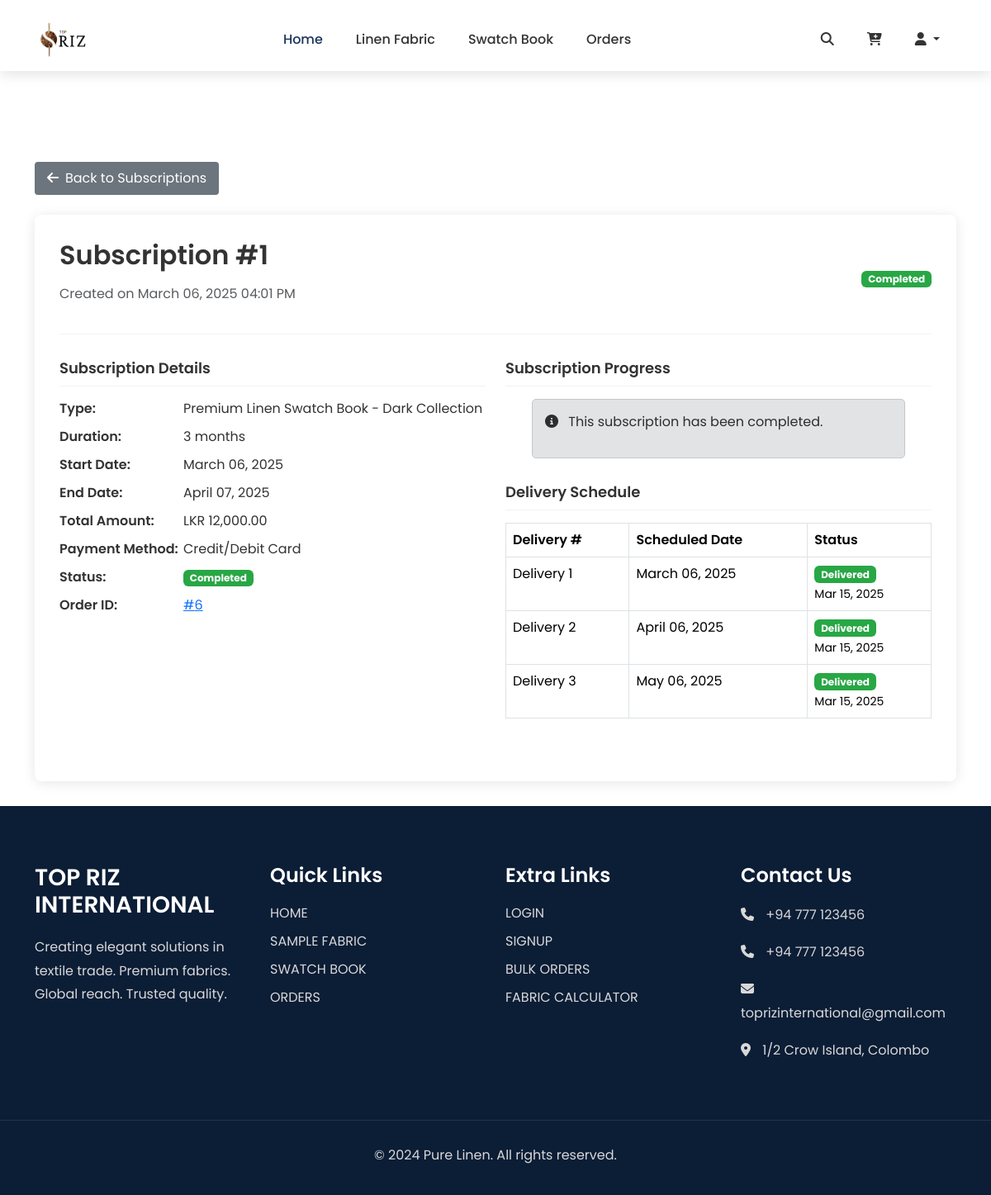
The app's page /subscription_details.php?id=1 (signed in) with its own data.
### tables this page shows
CREATE TABLE `swatch_subscriptions` (
  `id` int(11) NOT NULL,
  `user_id` int(11) NOT NULL,
  `swatch_type` varchar(50) NOT NULL,
  `duration` int(11) NOT NULL,
  `start_date` date NOT NULL,
  `end_date` varchar(50) DEFAULT NULL,
  `total_amount` decimal(10,2) NOT NULL,
  `payment_method` varchar(50) NOT NULL,
  `payment_status` varchar(20) NOT NULL DEFAULT 'pending',
  `created_at` timestamp NOT NULL DEFAULT current_timestamp()
);

CREATE TABLE `orders` (
  `id` int(11) NOT NULL,
  `user_id` int(11) NOT NULL,
  `total_amount` decimal(10,2) NOT NULL,
  `payment_method` varchar(50) NOT NULL,
  `payment_status` varchar(20) NOT NULL DEFAULT 'pending',
  `order_type` varchar(50) DEFAULT 'regular',
  `subscription_id` int(11) DEFAULT NULL,
  `delivery_address` text DEFAULT NULL,
  `delivery_city` varchar(100) DEFAULT NULL,
  `delivery_postcode` varchar(20) DEFAULT NULL,
  `delivery_country` varchar(100) DEFAULT NULL,
  `delivery_option` varchar(50) DEFAULT 'standard',
  `delivery_cost` decimal(10,2) DEFAULT 250.00,
  `order_date` timestamp NOT NULL DEFAULT current_timestamp(),
  `created_at` timestamp NOT NULL DEFAULT current_timestamp()
);

CREATE TABLE `subscription_deliveries` (
  `id` int(11) NOT NULL,
  `subscription_id` int(11) NOT NULL,
  `delivery_number` int(11) NOT NULL,
  `scheduled_date` date NOT NULL,
  `status` varchar(20) NOT NULL DEFAULT 'pending',
  `delivered_date` date DEFAULT NULL,
  `notes` text DEFAULT NULL,
  `created_at` timestamp NOT NULL DEFAULT current_timestamp(),
  `updated_at` timestamp NOT NULL DEFAULT current_timestamp() ON UPDATE current_timestamp()
);

### subscription_details.php (the view, shortened to what this page needs)
<?php
require_once 'config.php';
$user_id = $_SESSION['user_id'];
$subscription_id = $_GET['id'];
$stmt = $conn->prepare("
    SELECT s.*, u.firstName, u.lastName, u.email, u.phone
    FROM swatch_subscriptions s
    JOIN users u ON s.user_id = u.id
    WHERE s.id = ? AND s.user_id = ?
");
$stmt->bind_param("ii", $subscription_id, $user_id);
$stmt->execute();
$result = $stmt->get_result();
$subscription = $result->fetch_assoc();
$order_id = null;
$order_stmt = $conn->prepare("SELECT id FROM orders WHERE subscription_id = ? LIMIT 1");
$order_stmt->bind_param("i", $subscription_id);
$order_stmt->execute();
$order_result = $order_stmt->get_result();
if ($order_result->num_rows > 0) {
    $order = $order_result->fetch_assoc();
    $order_id = $order['id'];
}
$delivery_statuses = [];
$delivery_stmt = $conn->prepare("
    SELECT * FROM subscription_deliveries
    WHERE subscription_id = ?
    ORDER BY delivery_number
");
$delivery_stmt->bind_param("i", $subscription_id);
$delivery_stmt->execute();
$delivery_result = $delivery_stmt->get_result();
while ($delivery = $delivery_result->fetch_assoc()) {
    $delivery_statuses[$delivery['delivery_number']] = $delivery;
}
$start_date = new DateTime($subscription['start_date']);
$end_date = new DateTime($subscription['end_date']);
$current_date = new DateTime();
$total_days = $start_date->diff($end_date)->days;
$days_elapsed = $start_date->diff($current_date)->days;
$days_elapsed = min($days_elapsed, $total_days);
$progress_percentage = 0;
$total_deliveries = $subscription['duration'];
$months_elapsed = floor($days_elapsed / 30);
$deliveries_made = min($total_deliveries, max(1, $months_elapsed + 1));
$deliveries_remaining = max(0, $total_deliveries - $deliveries_made);
$last_delivery = clone $start_date;
$last_delivery->modify('+'.($deliveries_made - 1).' months');
$next_delivery = clone $last_delivery;
$next_delivery->modify('+1 month');
?>
<!DOCTYPE html>
<html lang="en">
<head>
    <link href="https://cdn.jsdelivr.net/npm/bootstrap@5.3.3/dist/css/bootstrap.min.css" rel="stylesheet">
    <link rel="stylesheet" href="https://cdnjs.cloudflare.com/ajax/libs/font-awesome/6.5.1/css/all.min.css">
    <link rel="stylesheet" href="Style.css">
</head>
<body>
    <?php include 'header.php'; ?>
    <div class="container mt-5 pt-5">
        <div class="mb-4">
            <a href="subscription_history.php" class="back-btn"><i class="fas fa-arrow-left me-2"></i>Back to Subscriptions</a>
        </div>
        <div class="subscription-container">
            <div class="subscription-header">
                <div>
                    <h2>Subscription #<?php echo $subscription_id; ?></h2>
                    <p class="text-muted">Created on <?php echo date('F d, Y h:i A', strtotime($subscription['created_at'])); ?></p>
                </div>
                <div>
                    <?php
                        $status_class = '';
                        switch($subscription['payment_status']) {
                            case 'completed':
                                $status_class = 'bg-success';
                                break;
                        }
                    ?>
                    <span class="badge <?php echo $status_class; ?> subscription-status-badge">
                        <?php echo ucfirst($subscription['payment_status']); ?>
                    </span>
                </div>
            </div>
            <div class="row">
                <div class="col-md-6">
                    <div class="subscription-details">
                        <h3 class="subscription-details-title">Subscription Details</h3>
                        <div class="detail-row">
                            <div class="detail-label">Type:</div>
                            <div class="detail-value">Premium Linen Swatch Book - <?php echo ucfirst($subscription['swatch_type']); ?> Collection</div>
                        </div>
                        <div class="detail-row">
                            <div class="detail-label">Duration:</div>
                            <div class="detail-value"><?php echo $subscription['duration']; ?> <?php echo $subscription['duration'] == 1 ? 'month' : 'months'; ?></div>
                        </div>
                        <div class="detail-row">
                            <div class="detail-label">Start Date:</div>
                            <div class="detail-value"><?php echo date('F d, Y', strtotime($subscription['start_date'])); ?></div>
                        </div>
                        <div class="detail-row">
                            <div class="detail-label">End Date:</div>
                            <div class="detail-value"><?php echo date('F d, Y', strtotime($subscription['end_date'])); ?></div>
                        </div>
                        <div class="detail-row">
                            <div class="detail-label">Total Amount:</div>
                            <div class="detail-value">LKR <?php echo number_format($subscription['total_amount'], 2); ?></div>
                        </div>
                        <div class="detail-row">
                            <div class="detail-label">Payment Method:</div>
                            <div class="detail-value">
                                <?php
                                    switch($subscription['payment_method']) {
                                        case 'card':
                                            echo 'Credit/Debit Card';
                                            break;
                                    }
                                ?>
                            </div>
                        </div>
                        <div class="detail-row">
                            <div class="detail-label">Status:</div>
                            <div class="detail-value">
                                <span class="badge <?php echo $status_class; ?>">
                                    <?php echo ucfirst($subscription['payment_status']); ?>
                                </span>
                            </div>
                        </div>
                        <?php if ($order_id): ?>
                            <div class="detail-row">
                                <div class="detail-label">Order ID:</div>
                                <div class="detail-value">
                                    <a href="order_details.php?id=<?php echo $order_id; ?>">#<?php echo $order_id; ?></a>
                                </div>
                            </div>
                        <?php endif; ?>
                    </div>
                </div>
                <div class="col-md-6">
                    <div class="subscription-details">
                        <h3 class="subscription-details-title">Subscription Progress</h3>
                        <?php if ($subscription['payment_status'] === 'active'): ?>
                            <div class="progress mb-2">
                                <div class="progress-bar" role="progressbar" style="width: <?php echo $progress_percentage; ?>%" aria-valuenow="<?php echo $progress_percentage; ?>" aria-valuemin="0" aria-valuemax="100"></div>
                            </div>
                            <div class="d-flex justify-content-between mb-4">
                                <small><?php echo date('M d, Y', strtotime($subscription['start_date'])); ?></small>
                                <small><?php echo date('M d, Y', strtotime($subscription['end_date'])); ?></small>
                            </div>
                            <div class="delivery-info">
                                <h5 class="mb-3">Delivery Status</h5>
                                <p><i class="fas fa-box-open me-2"></i> <strong>Deliveries made:</strong> <?php echo $deliveries_made; ?> of <?php echo $total_deliveries; ?></p>
                                <?php if ($deliveries_remaining > 0): ?>
                                    <p><i class="fas fa-truck me-2"></i> <strong>Next delivery:</strong> <?php echo $next_delivery->format('F d, Y'); ?></p>
                                <?php else: ?>
                                    <p><i class="fas fa-check-circle me-2"></i> <strong>All deliveries completed</strong></p>
                                <?php endif; ?>
                                <p><i class="fas fa-calendar-alt me-2"></i> <strong>Days remaining:</strong>
                                    <?php echo max(0, $current_date->diff($end_date)->days); ?> days
                                </p>
                            </div>
                        <?php else: ?>
                            <div class="alert alert-secondary">
                                <p><i class="fas fa-info-circle me-2"></i>
                                    <?php if ($subscription['payment_status'] === 'completed'): ?>
                                        This subscription has been completed.
                                    <?php elseif ($subscription['payment_status'] === 'pending'): ?>
                                        This subscription is pending payment confirmation.
                                    <?php elseif ($subscription['payment_status'] === 'cancelled'): ?>
                                        This subscription has been cancelled.
                                    <?php endif; ?>
                                </p>
                            </div>
                        <?php endif; ?>
                    </div>
                    <div class="subscription-details mt-4">
                        <h3 class="subscription-details-title">Delivery Schedule</h3>
                        <div class="table-responsive">
                            <table class="table table-bordered">
                                <thead>
                                    <tr>
                                        <th>Delivery #</th>
                                        <th>Scheduled Date</th>
                                        <th>Status</th>
                                    </tr>
                                </thead>
                                <tbody>
                                    <?php for ($i = 1; $i <= $total_deliveries; $i++): ?>
                                        <?php
                                            $delivery_date = clone $start_date;
                                            if ($i > 1) {
                                                $delivery_date->modify("+" . ($i - 1) . " months");
                                            }
                                            if (isset($delivery_statuses[$i])) {
                                                $delivery_info = $delivery_statuses[$i];
                                                $status = $delivery_info['status'];
                                                $delivered_date = !empty($delivery_info['delivered_date']) ? date('M d, Y', strtotime($delivery_info['delivered_date'])) : '';
                                            }
                                            switch($status) {
                                                case 'delivered':
                                                    $status_badge = '<span class="badge bg-success">Delivered</span>';
                                                    if (!empty($delivered_date)) {
                                                        $status_badge .= '<br><small>' . $delivered_date . '</small>';
                                                    }
                                                    break;
                                            }
                                            $row_class = '';
                                        ?>
                                        <tr class="<?php echo $row_class; ?>">
                                            <td>Delivery <?php echo $i; ?></td>
                                            <td><?php echo $delivery_date->format('F d, Y'); ?></td>
                                            <td><?php echo $status_badge; ?></td>
                                        </tr>
                                    <?php endfor; ?>
                                </tbody>
                            </table>
                        </div>
                    </div>
                </div>
            </div>
        </div>
    </div>
    <?php include 'footer.php'; ?>
</body>
</html>

### Style.css (style rules this page uses)
:root { --primary-color: #1B365D; --secondary-color: #708090; --accent-color: #d8d8d8; --text-color: #333333; --light-color: #FFFFFF; --dark-color: #0c1d36; --success-color: #088178; --shadow: 0 5px 15px rgba(0, 0, 0, 0.1); --transition: all 0.3s ease; }
* { margin: 0; padding: 0; box-sizing: border-box; font-family: "Poppins", sans-serif; }
body { padding-top: 100px; color: var(--text-color); }
h2 { font-size: 2rem; font-weight: 600; margin-bottom: 1rem; }
h3 { font-size: 1.75rem; font-weight: 600; margin-bottom: 1rem; }
body { position: relative; padding-top: 100px; }
.container { padding-top: 10px; }
.alert { padding: 15px; margin: 0 2rem 20px; border-radius: 5px; }

### subscription_details.php (style rules this page uses)
.subscription-container { background-color: white; border-radius: 8px; box-shadow: 0 2px 15px rgba(0,0,0,0.1); padding: 30px; margin-bottom: 30px; }
.subscription-header { margin-bottom: 30px; padding-bottom: 20px; border-bottom: 1px solid #f2f2f2; display: flex; justify-content: space-between; align-items: center; flex-wrap: wrap; }
.subscription-status-badge { font-size: 14px; padding: 8px 12px; }
.subscription-details { margin-bottom: 30px; }
.subscription-details-title { font-size: 18px; font-weight: 600; margin-bottom: 15px; padding-bottom: 10px; border-bottom: 1px solid #f2f2f2; }
.detail-row { display: flex; margin-bottom: 10px; }
.detail-label { font-weight: 600; width: 150px; }
.detail-value { flex: 1; }
.back-btn { background-color: #6c757d; color: white; padding: 8px 15px; border: none; border-radius: 4px; transition: all 0.3s; text-decoration: none; display: inline-block; }
.table-responsive { margin-bottom: 20px; }
.table { margin-bottom: 0; }
.table th { background-color: #f8f9fa; font-weight: 600; }
.badge.bg-success { background-color: #28a745 !important; }

### records on screen
swatch_subscriptions: created_at "March 06, 2025 04:01 PM", payment_status "Completed", swatch_type "Dark", duration "3", start_date "March 06, 2025", end_date "April 07, 2025", total_amount "12,000.00", start_date "April 06, 2025", start_date "May 06, 2025"
orders: id "6"
subscription_deliveries: delivered_date "Mar 15, 2025"
subscription_deliveries: delivered_date "Mar 15, 2025"
subscription_deliveries: delivered_date "Mar 15, 2025"

### other values on screen
$subscription_id "1"
